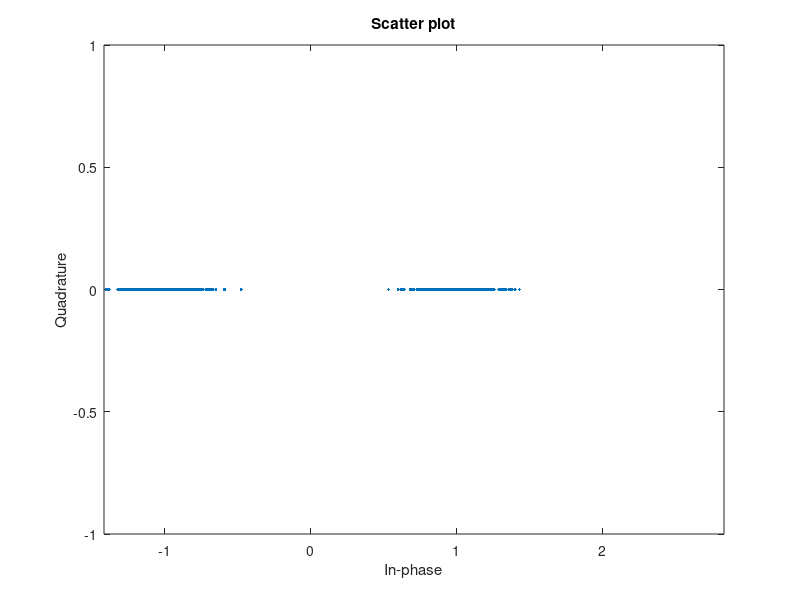
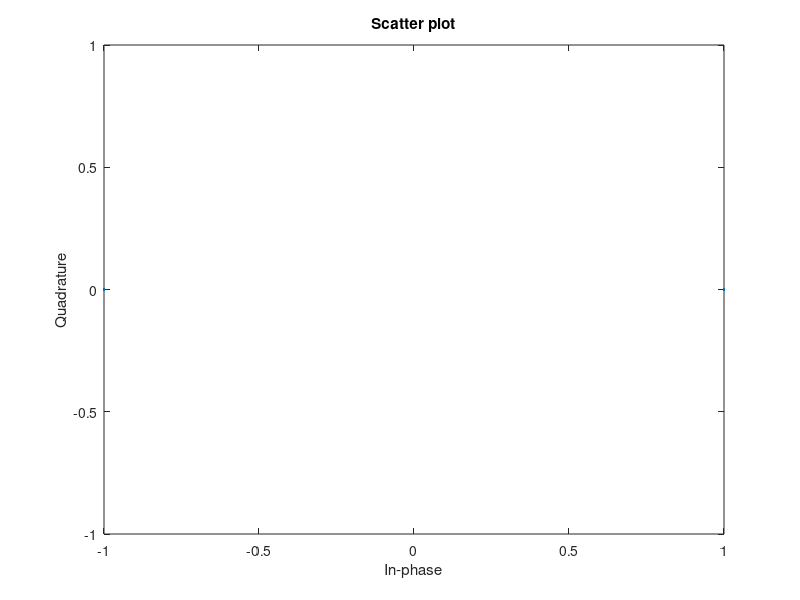
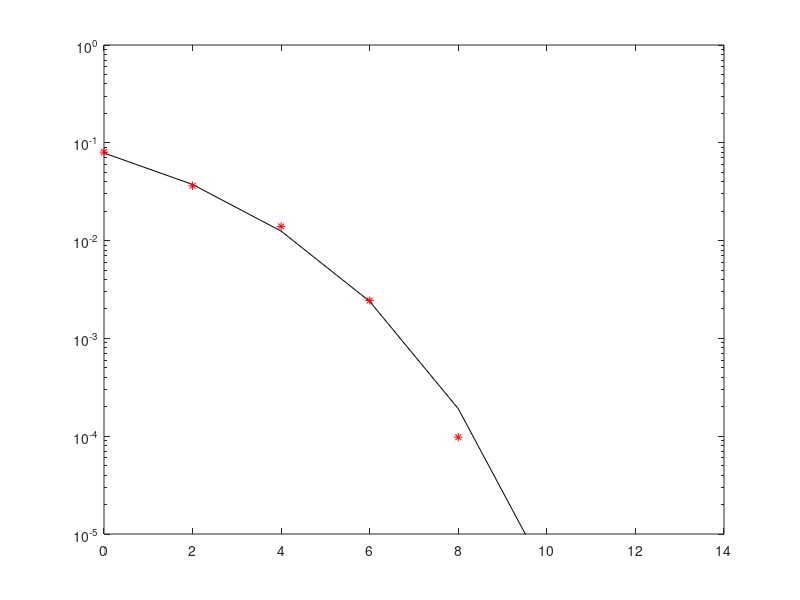

Here is the MATLAB script that generated these plots, in order:
clear all;
close all;
message = rand(1, 1024);
message = 2*message - 1;

numSymb = numel(message);

for i=1:numSymb
    if message(i)>0
        message(i)=1;
    else
        message(i)=-1;
    end
end

binary=[];
Vp=1;
T=200;
Rb = 1;
t = 1:1:1024;

f = 5;
trans = message.*cos(2*pi*f*t);

SNRdB = 0:2:14;
SNR = 10.^(SNRdB/10);
BER = zeros(1, numel(SNR));
Eb = Vp^2;
iter_max=10;
f = 5;
y=[];

for count=1:numel(SNR)
    avgError = 0;
    N_max = Eb/SNR(count);

for iter=1:iter_max
    error=0;
    noise = sqrt(N_max/2)*randn(1,numel(trans));
    received = trans + noise;
    demodulated = received.*cos(2*pi*f*t);
    
       
    for i=1:numSymb
        if((message(i)==1 && demodulated(i)<0)||(message(i)==-1&&demodulated(i)>0))
            error = error+1;
        end
    end
    
    error = error/numSymb;
    avgError = avgError + error;
end

BER(count) = avgError/iter_max;

end


scatterplot(demodulated);
scatterplot(message)

BER_theoretical = 0.5*erfc(sqrt(SNR));

figure;
semilogy(SNRdB, BER_theoretical, 'k');
hold on;
semilogy(SNRdB, BER, 'r*');
axis([min(SNRdB), max(SNRdB) 10^(-5) 1]);
hold off;
